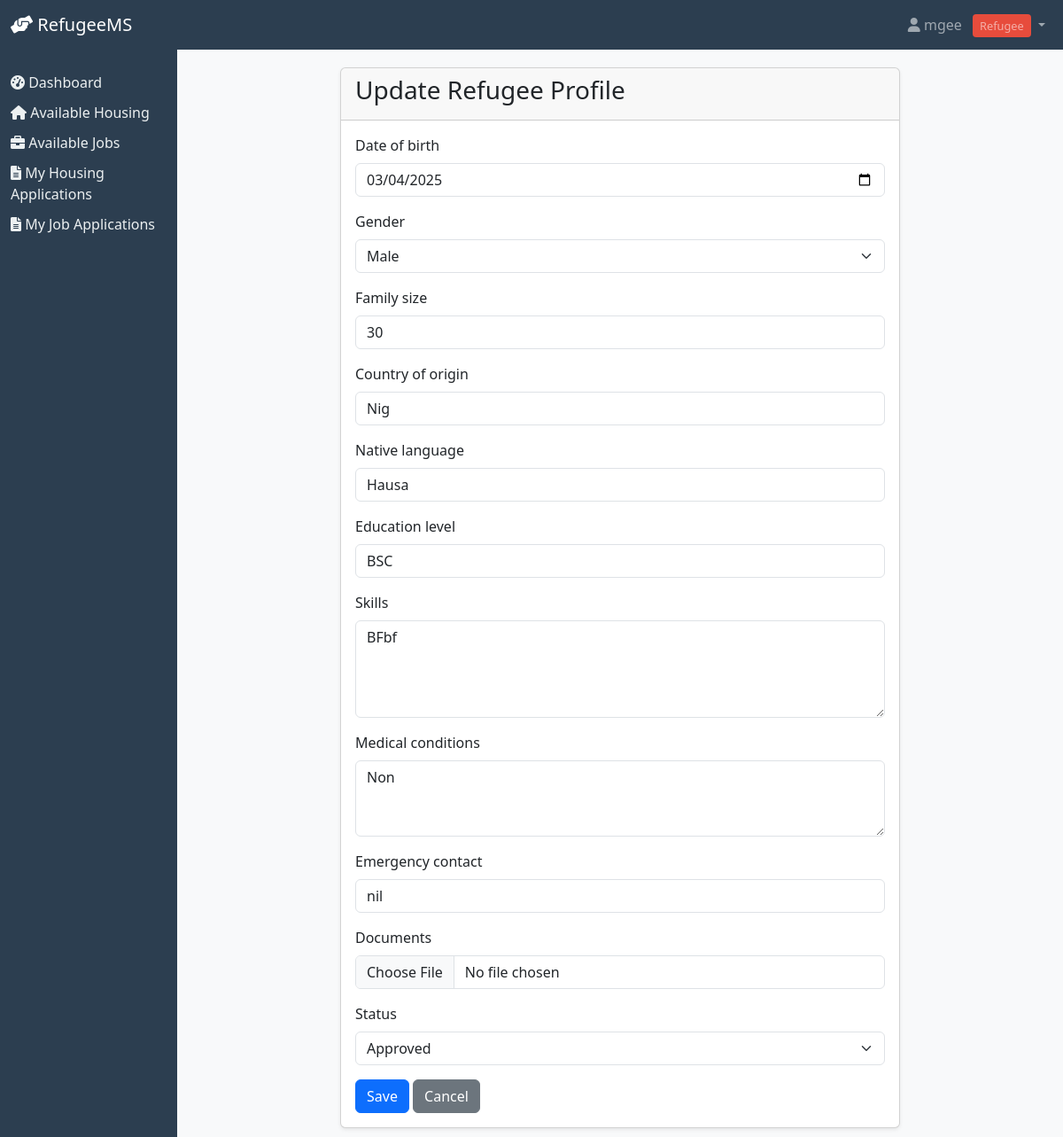
Screenshot of /refugees/2/update/ (signed in) with the database file from the repository.
### refugees/models.py (models this page shows, shortened)
class CustomUser(AbstractUser):
    USER_TYPE_CHOICES = [
        ('refugee', 'Refugee'),
        ('admin', 'Admin'),
        ('ngo', 'NGO'),
    ]
    user_type = models.CharField(max_length=10, choices=USER_TYPE_CHOICES)
    phone_number = models.CharField(max_length=20, blank=True)
    organization = models.CharField(max_length=100, blank=True, help_text="Organization name for NGO users")

class Refugee(models.Model):
    GENDER_CHOICES = [
        ('M', 'Male'),
        ('F', 'Female'),
        ('O', 'Other'),
    ]
    STATUS_CHOICES = [
        ('pending', 'Pending'),
        ('approved', 'Approved'),
        ('rejected', 'Rejected'),
    ]
    user = models.OneToOneField(CustomUser, on_delete=models.CASCADE, related_name='refugee')
    date_of_birth = models.DateField(null=True)
    gender = models.CharField(max_length=1, choices=GENDER_CHOICES)
    family_size = models.IntegerField(validators=[MinValueValidator(1)])
    country_of_origin = models.CharField(max_length=100)
    native_language = models.CharField(max_length=50)
    education_level = models.CharField(max_length=100, blank=True)
    skills = models.TextField(blank=True)
    medical_conditions = models.TextField(blank=True)
    emergency_contact = models.CharField(max_length=100, blank=True)
    documents = models.FileField(upload_to='refugee_documents/', blank=True)
    status = models.CharField(max_length=10, choices=STATUS_CHOICES, default='pending')
    registered_at = models.DateTimeField(auto_now_add=True)
    last_updated = models.DateTimeField(auto_now=True)

### refugees/views.py (the view)
# urls.py: path('refugees/<int:pk>/update/', views.RefugeeUpdateView.as_view(), name='refugee_update'),
class RefugeeUpdateView(LoginRequiredMixin, UserPassesTestMixin, UpdateView):
    model = Refugee
    form_class = RefugeeForm
    template_name = 'refugees/refugee_form.html'
    success_url = reverse_lazy('dashboard')
    def test_func(self):
        refugee = self.get_object()
        return self.request.user.user_type == 'admin' or refugee.user == self.request.user

### refugees/templates/refugees/refugee_form.html (shortened to what this page needs)
{% extends 'refugees/base.html' %}
{% block content %}
<div class="row justify-content-center">
    <div class="col-md-8">
        <div class="card">
            <div class="card-header">
                <h3>{% if form.instance.pk %}Update{% else %}Create{% endif %} Refugee Profile</h3>
            </div>
            <div class="card-body">
                <form method="post">
                    {% for field in form %}
                    <div class="mb-3">
                        <label for="{{ field.id_for_label }}" class="form-label">{{ field.label }}</label>
                        {{ field }}
                    </div>
                    {% endfor %}
                    <button type="submit" class="btn btn-primary">Save</button>
                    <a href="{% url 'dashboard' %}" class="btn btn-secondary">Cancel</a>
                </form>
            </div>
        </div>
    </div>
</div>
{% endblock %}

### refugees/templates/refugees/base.html (shortened to what this page needs)
<!DOCTYPE html>
<html lang="en">
<head>
    <link href="https://cdn.jsdelivr.net/npm/bootstrap@5.3.0/dist/css/bootstrap.min.css" rel="stylesheet">
    <link href="https://cdnjs.cloudflare.com/ajax/libs/font-awesome/6.0.0/css/all.min.css" rel="stylesheet">
</head>
<body>
    <nav class="navbar navbar-expand-lg navbar-dark bg-dark">
        <div class="container-fluid">
            <a class="navbar-brand" href="{% url 'dashboard' %}">
                <i class="fas fa-hands-helping"></i> RefugeeMS
            </a>
            <div class="collapse navbar-collapse" id="navbarNav">
                <ul class="navbar-nav ms-auto">
                    {% if user.is_authenticated %}
                    <li class="nav-item dropdown">
                        <a class="nav-link dropdown-toggle" href="#" id="userDropdown" role="button" data-bs-toggle="dropdown">
                            <i class="fas fa-user"></i> {{ user.username }}
                            {% if user.user_type == 'refugee' %}
                                <span class="user-type-badge refugee-badge">Refugee</span>
                            {% elif user.user_type == 'ngo' %}
                                <span class="user-type-badge ngo-badge">NGO</span>
                            {% else %}
                                <span class="user-type-badge admin-badge">Admin</span>
                            {% endif %}
                        </a>
                    </li>
                    {% endif %}
                </ul>
            </div>
        </div>
    </nav>
    <div class="container-fluid">
        <div class="row">
            {% if user.is_authenticated %}
            <div class="col-md-2 sidebar">
                <div class="d-flex flex-column">
                    <a href="{% url 'dashboard' %}" class="nav-link {% if request.resolver_match.url_name == 'dashboard' %}active{% endif %}">
                        <i class="fas fa-tachometer-alt"></i> Dashboard
                    </a>
                    {% if user.user_type == 'refugee' %}
                        <a href="{% url 'housing_list' %}" class="nav-link {% if 'housing' in request.path %}active{% endif %}">
                            <i class="fas fa-home"></i> Available Housing
                        </a>
                        <a href="{% url 'job_list' %}" class="nav-link {% if 'job' in request.path %}active{% endif %}">
                            <i class="fas fa-briefcase"></i> Available Jobs
                        </a>
                        <a href="{% url 'housing_application_list' %}" class="nav-link {% if 'housing_application' in request.path %}active{% endif %}">
                            <i class="fas fa-file-alt"></i> My Housing Applications
                        </a>
                        <a href="{% url 'job_application_list' %}" class="nav-link {% if 'job_application' in request.path %}active{% endif %}">
                            <i class="fas fa-file-alt"></i> My Job Applications
                        </a>
                    {% endif %}
                </div>
            </div>
            <div class="col-md-10 main-content">
            {% else %}
            <div class="col-12 main-content">
            {% endif %}
                {% block content %}
                {% endblock %}
            </div>
        </div>
    </div>
</body>
</html>

### refugees/templates/refugees/base.html (style rules this page uses)
.sidebar { min-height: 100vh; background-color: #2c3e50; padding-top: 20px; }
.sidebar .nav-link { color: #ecf0f1; margin: 5px 0; }
.main-content { padding: 20px; background-color: #f8f9fa; }
.navbar { background-color: #2c3e50 !important; }
.card { box-shadow: 0 0.125rem 0.25rem rgba(0, 0, 0, 0.075); margin-bottom: 1rem; }
.user-type-badge { font-size: 0.8rem; padding: 0.25rem 0.5rem; border-radius: 0.25rem; margin-left: 0.5rem; }
.refugee-badge { background-color: #e74c3c; }

### rows the page displays
CustomUser: username "mgee"
Refugee: form "03/04/2025" "Male" "30" "Nig" "Hausa" "BSC" "BFbf" "Non" "nil" "Approved"

### other values shown
{{ field.label }} "Date of birth" "Gender" "Family size" "Country of origin" "Native language" "Education level" "Skills" "Medical conditions" "Emergency contact" "Documents" "Status"
